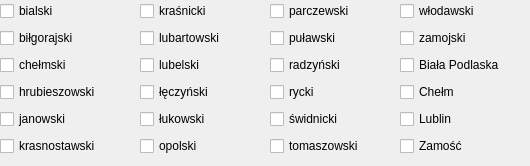
   <widget class="QWidget" name="woj_06">
    <attribute name="title">
     <string>lubelskie</string>
    </attribute>
    <widget class="QWidget" name="gridLayoutWidget_8">
     <property name="geometry">
      <rect>
       <x>0</x>
       <y>0</y>
       <width>122</width>
       <height>157</height>
      </rect>
     </property>
     <layout class="QGridLayout" name="gridLayout_8">
      <item row="3" column="0">
       <widget class="QCheckBox" name="pow_0604">
        <property name="text">
         <string>hrubieszowski</string>
        </property>
       </widget>
      </item>
      <item row="2" column="0">
       <widget class="QCheckBox" name="pow_0603">
        <property name="text">
         <string>chełmski</string>
        </property>
       </widget>
      </item>
      <item row="4" column="0">
       <widget class="QCheckBox" name="pow_0605">
        <property name="text">
         <string>janowski</string>
        </property>
       </widget>
      </item>
      <item row="0" column="0">
       <widget class="QCheckBox" name="pow_0601">
        <property name="text">
         <string>bialski</string>
        </property>
       </widget>
      </item>
      <item row="1" column="0">
       <widget class="QCheckBox" name="pow_0602">
        <property name="text">
         <string>biłgorajski</string>
        </property>
       </widget>
      </item>
      <item row="5" column="0">
       <widget class="QCheckBox" name="pow_0606">
        <property name="text">
         <string>krasnostawski</string>
        </property>
       </widget>
      </item>
     </layout>
    </widget>
    <widget class="QWidget" name="gridLayoutWidget_10">
     <property name="geometry">
      <rect>
       <x>270</x>
       <y>0</y>
       <width>121</width>
       <height>157</height>
      </rect>
     </property>
     <layout class="QGridLayout" name="gridLayout_10">
      <item row="1" column="0">
       <widget class="QCheckBox" name="pow_0614">
        <property name="text">
         <string>puławski</string>
        </property>
       </widget>
      </item>
      <item row="4" column="0">
       <widget class="QCheckBox" name="pow_0617">
        <property name="text">
         <string>świdnicki</string>
        </property>
       </widget>
      </item>
      <item row="2" column="0">
       <widget class="QCheckBox" name="pow_0615">
        <property name="text">
         <string>radzyński</string>
        </property>
       </widget>
      </item>
      <item row="3" column="0">
       <widget class="QCheckBox" name="pow_0616">
        <property name="text">
         <string>rycki</string>
        </property>
       </widget>
      </item>
      <item row="0" column="0">
       <widget class="QCheckBox" name="pow_0613">
        <property name="text">
         <string>parczewski</string>
        </property>
       </widget>
      </item>
      <item row="5" column="0">
       <widget class="QCheckBox" name="pow_0618">
        <property name="text">
         <string>tomaszowski</string>
        </property>
       </widget>
      </item>
     </layout>
    </widget>
    <widget class="QWidget" name="gridLayoutWidget_11">
     <property name="geometry">
      <rect>
       <x>140</x>
       <y>0</y>
       <width>121</width>
       <height>157</height>
      </rect>
     </property>
     <layout class="QGridLayout" name="gridLayout_11">
      <item row="1" column="0">
       <widget class="QCheckBox" name="pow_0608">
        <property name="text">
         <string>lubartowski</string>
        </property>
       </widget>
      </item>
      <item row="4" column="0">
       <widget class="QCheckBox" name="pow_0611">
        <property name="text">
         <string>łukowski</string>
        </property>
       </widget>
      </item>
      <item row="2" column="0">
       <widget class="QCheckBox" name="pow_0609">
        <property name="text">
         <string>lubelski</string>
        </property>
       </widget>
      </item>
      <item row="3" column="0">
       <widget class="QCheckBox" name="pow_0610">
        <property name="text">
         <string>łęczyński</string>
        </property>
       </widget>
      </item>
      <item row="0" column="0">
       <widget class="QCheckBox" name="pow_0607">
        <property name="text">
         <string>kraśnicki</string>
        </property>
       </widget>
      </item>
      <item row="5" column="0">
       <widget class="QCheckBox" name="pow_0612">
        <property name="text">
         <string>opolski</string>
        </property>
       </widget>
      </item>
     </layout>
    </widget>
    <widget class="QWidget" name="gridLayoutWidget_12">
     <property name="geometry">
      <rect>
       <x>400</x>
       <y>0</y>
       <width>121</width>
       <height>157</height>
      </rect>
     </property>
     <layout class="QGridLayout" name="gridLayout_12">
      <item row="1" column="0">
       <widget class="QCheckBox" name="pow_0620">
        <property name="text">
         <string>zamojski</string>
        </property>
       </widget>
      </item>
      <item row="4" column="0">
       <widget class="QCheckBox" name="pow_0663">
        <property name="text">
         <string>Lublin</string>
        </property>
       </widget>
      </item>
      <item row="2" column="0">
       <widget class="QCheckBox" name="pow_0661">
        <property name="text">
         <string>Biała Podlaska</string>
        </property>
       </widget>
      </item>
      <item row="3" column="0">
       <widget class="QCheckBox" name="pow_0662">
        <property name="text">
         <string>Chełm</string>
        </property>
       </widget>
      </item>
      <item row="0" column="0">
       <widget class="QCheckBox" name="pow_0619">
        <property name="text">
         <string>włodawski</string>
        </property>
       </widget>
      </item>
      <item row="5" column="0">
       <widget class="QCheckBox" name="pow_0664">
        <property name="text">
         <string>Zamość</string>
        </property>
       </widget>
      </item>
     </layout>
    </widget>
   </widget>
